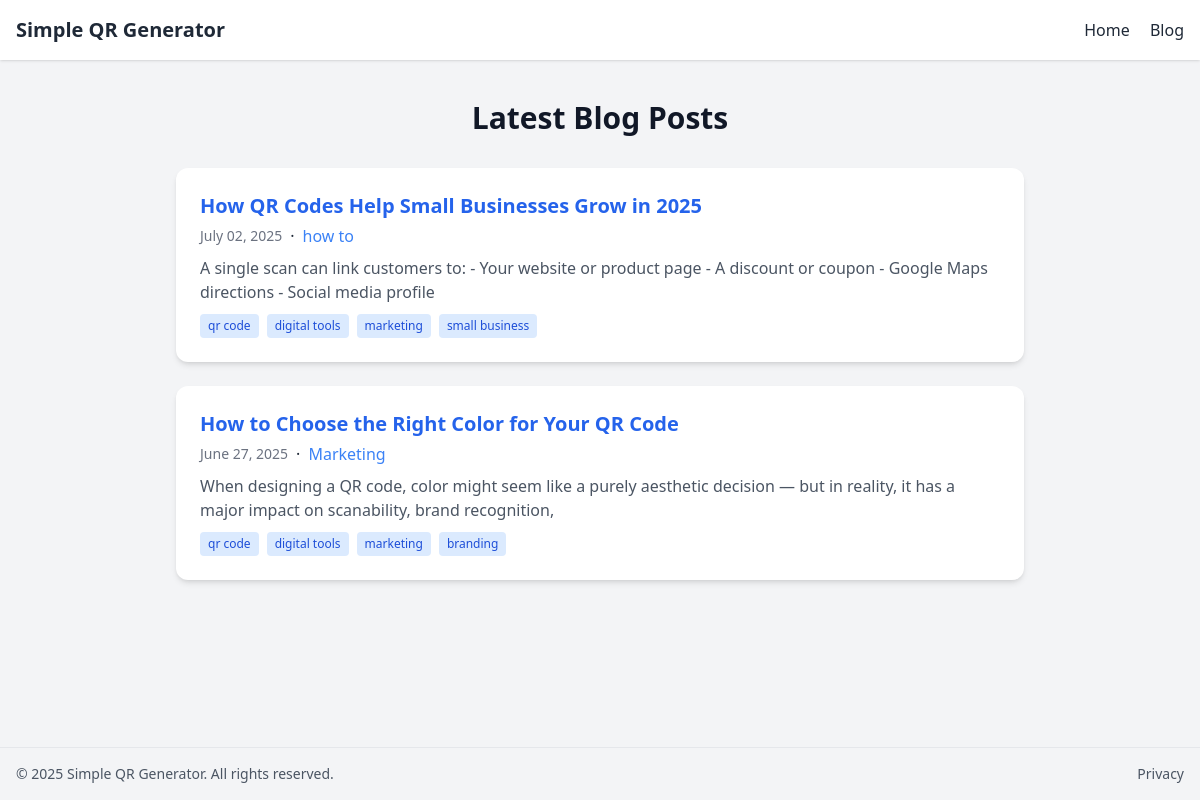
/blog?tag=marketing, run on the app's committed database.
### app/models.py (models this page shows)
class Post(Base):
    __tablename__ = "posts"
    id: Mapped[int] = mapped_column(primary_key=True, index=True)
    title: Mapped[str] = mapped_column(String(200))
    slug: Mapped[str] = mapped_column(String(200), unique=True, index=True)
    excerpt: Mapped[str] = mapped_column(String(300))
    content: Mapped[str] = mapped_column(Text)
    seo_title: Mapped[str | None] = mapped_column(String(255), nullable=True)
    seo_description: Mapped[str | None] = mapped_column(String(300), nullable=True)
    status: Mapped[PostStatus] = mapped_column(
        Enum(PostStatus), nullable=False, index=True, default=PostStatus.draft
    )
    created_at: Mapped[DateTime] = mapped_column(
        DateTime(timezone=True), server_default=func.now()
    )
    is_deleted: Mapped[bool] = mapped_column(Boolean, nullable=False, default=False)
    category_id: Mapped[int | None] = mapped_column(ForeignKey("categories.id", ondelete="SET NULL"))
    category: Mapped["Category | None"] = relationship("Category", back_populates="posts")
    tags: Mapped[list["Tag"]] = relationship(
        "Tag",
        secondary="post_tags",
        back_populates="posts",
    )

class Category(Base):
    __tablename__ = "categories"
    id: Mapped[int] = mapped_column(primary_key=True, index=True)
    name: Mapped[str] = mapped_column(String(100), unique=True, index=True)
    posts: Mapped[list["Post"]] = relationship(
        "Post",
        back_populates="category",
        cascade="all, delete",
    )

class Tag(Base):
    __tablename__ = "tags"
    id: Mapped[int] = mapped_column(primary_key=True, index=True)
    name: Mapped[str] = mapped_column(String(100), unique=True, index=True)
    posts: Mapped[list["Post"]] = relationship(
        "Post",
        secondary="post_tags",
        back_populates="tags",
        cascade="all, delete",
    )

### app/endpoints_blog.py (the view)
@router.get("/blog", response_class=HTMLResponse)
async def blog_list(request: Request, session: AsyncSession = Depends(get_async_session), tag: str = Query(None), category: str = Query(None)):
    posts = [
        p for p in await get_all_posts(session)
        if p.status == PostStatus.published and not getattr(p, 'is_deleted', False)
    ]
    selected_tag = None
    selected_category = None
    if tag:
        tags = await get_all_tags(session)
        selected_tag = next((t for t in tags if getattr(t, 'slug', None) == tag or t.name == tag), None)
        if selected_tag:
            posts = [p for p in posts if selected_tag in p.tags]
    if category:
        categories = await get_all_categories(session)
        selected_category = next((c for c in categories if getattr(c, 'slug', None) == category or c.name == category), None)
        if selected_category:
            posts = [p for p in posts if p.category and p.category.id == selected_category.id]
    posts.sort(key=lambda p: getattr(p, 'created_at', None) or 0, reverse=True)
    return templates.TemplateResponse("blog_list.html", {"request": request, "posts": posts, "selected_tag": selected_tag, "selected_category": selected_category})

### app/templates/blog_list.html (shortened to what this page needs)
{% extends "base.html" %}
{% block content %}
<main class="max-w-4xl mx-auto p-6 space-y-8" aria-label="Blog Content">
  <h1 class="text-3xl font-extrabold text-gray-900 text-center">Latest Blog Posts</h1>
  <section aria-label="Blog Post List">
    {% if posts %}
      <div class="space-y-6">
        {% for post in posts %}
          <article class="bg-white shadow-md rounded-xl p-6 hover:shadow-lg transition" itemscope itemtype="http://schema.org/Article">
            <header>
              <a href="/blog/{{ post.slug }}" class="block">
                <h2 class="text-xl font-semibold text-blue-600 hover:underline" itemprop="headline">{{ post.title }}</h2>
              </a>
              <div class="flex items-center gap-2 mt-1">
                <time datetime="{{ post.created_at.strftime('%Y-%m-%d') }}" class="text-sm text-gray-500" itemprop="datePublished">{{ post.created_at.strftime('%B %d, %Y') }}</time>
                {% if post.category %}
                  &middot; <a href="/blog?category={{ post.category.name }}" class="text-blue-500 hover:underline">{{ post.category.name }}</a>
                {% endif %}
              </div>
            </header>
            <p class="text-gray-600 mt-2" itemprop="description">{{ post.excerpt }}</p>
            {% if post.tags %}
              <ul class="flex flex-wrap gap-2 mt-2">
                {% for tag in post.tags %}
                  <li>
                    <a href="/blog?tag={{ tag.name }}" rel="tag" class="inline-block bg-blue-100 text-blue-700 px-2 py-1 rounded text-xs">{{ tag.name }}</a>
                  </li>
                {% endfor %}
              </ul>
            {% endif %}
          </article>
        {% endfor %}
      </div>
    {% else %}
      <p class="text-center text-gray-500">No posts yet. Stay tuned!</p>
    {% endif %}
  </section>
</main>
{% endblock %}

### data on the page
Post: title "How QR Codes Help Small Businesses Grow in 2025", created_at "July 02, 2025", category.name "how to", excerpt "A single scan can link customers to: - Your website or product page - A discount or coupon - Google Maps directions - Social media profile"
Tag: name "qr code"
Tag: name "digital tools"
Tag: name "marketing"
Tag: name "small business"
Post: title "How to Choose the Right Color for Your QR Code", created_at "June 27, 2025", category.name "Marketing", excerpt "When designing a QR code, color might seem like a purely aesthetic decision — but in reality, it has a major impact on scanability, brand recognition,"
Tag: name "branding"
